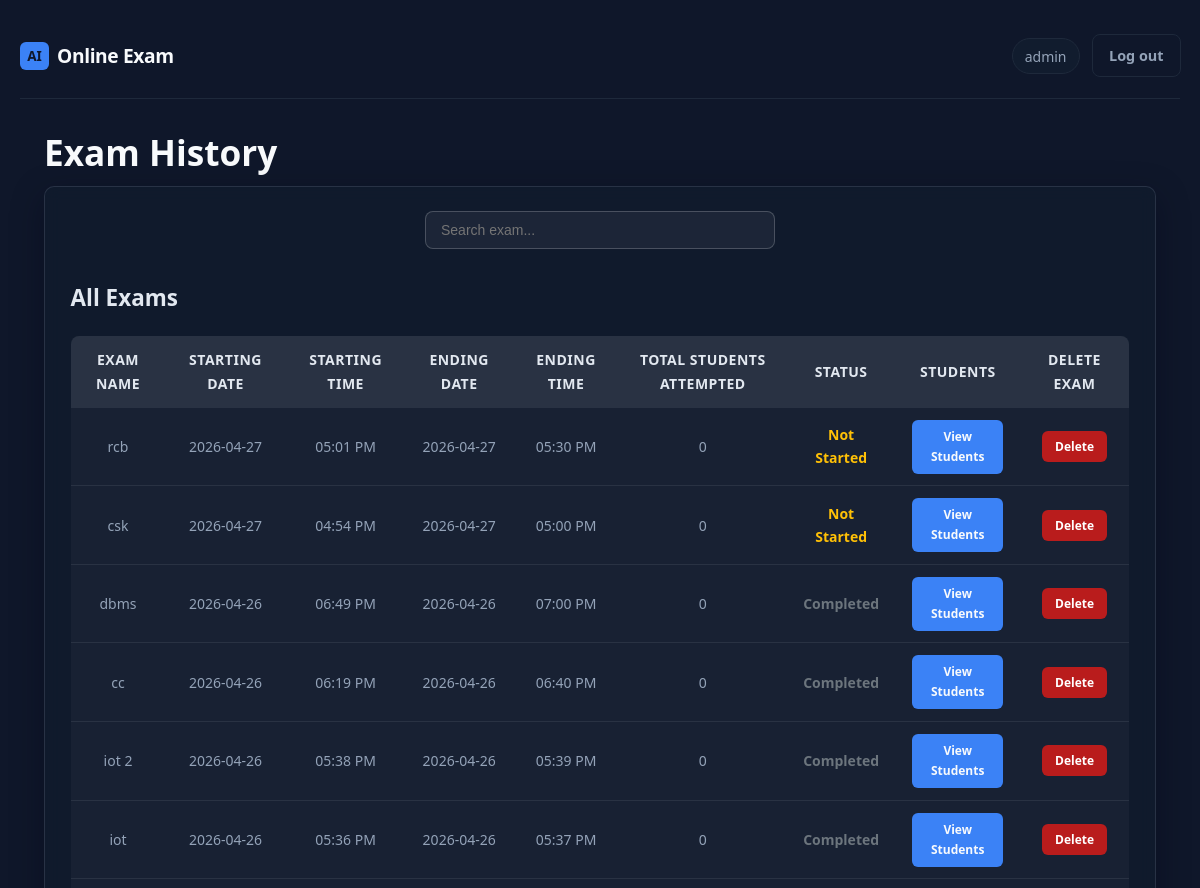
Before: /admin/exam-history (signed in, upper part) with the older database file.
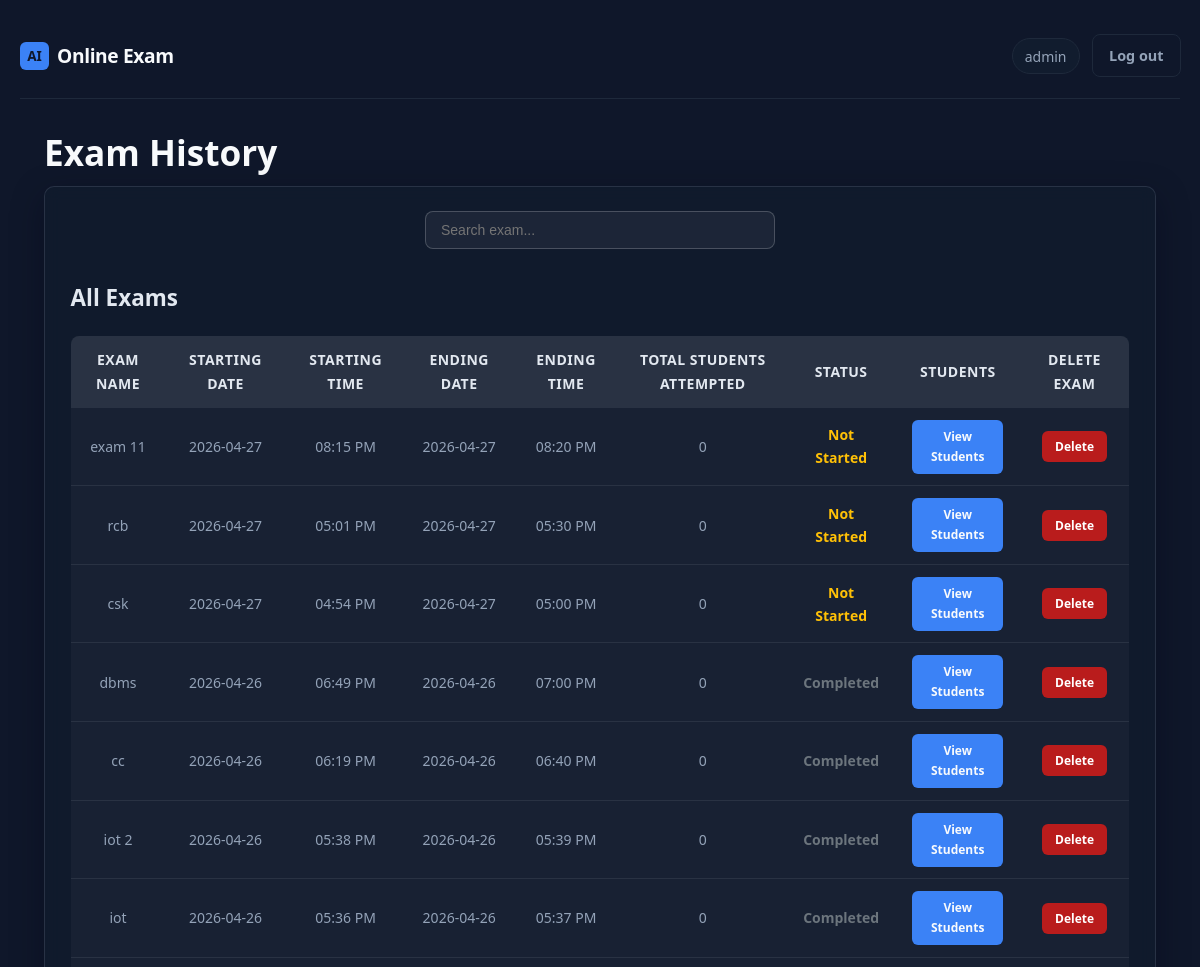
After: the same page with the newer database file.
### app.py (models this page shows)
class ExamHistory(db.Model):
    id = db.Column(db.Integer, primary_key=True)
    subject_name = db.Column(db.String(100), nullable=False, default="General Exam")
    start_time = db.Column(db.DateTime, nullable=False)
    end_time = db.Column(db.DateTime, nullable=False)
    created_at = db.Column(db.DateTime, default=lambda: datetime.now(timezone.utc))

### app.py (the view)
@app.route('/admin/exam-history')
@admin_required
def exam_history():
    exams = ExamHistory.query.order_by(ExamHistory.start_time.desc()).all()
    if exams is None:
        exams = []
    current_exam = ExamSchedule.query.first()
    if current_exam:
        student_count = Attempt.query.filter(
            Attempt.started_at >= current_exam.start_time,
            Attempt.started_at <= current_exam.end_time,
            Attempt.status == 'completed'
        ).count()
        current_exam.total_students = student_count
    from datetime import datetime
    now = datetime.now()
    for exam in exams:
        student_count = Attempt.query.filter(
            Attempt.started_at >= exam.start_time,
            Attempt.started_at <= exam.end_time,
            Attempt.status == 'completed'
        ).count()
        exam.total_students = student_count
        if exam.start_time <= now <= exam.end_time:
            exam.status = "RUNNING"
        elif now > exam.end_time:
            exam.status = "COMPLETED"
        else:
            exam.status = "NOT STARTED"
    from datetime import datetime
    return render_template('exam_history.html', exams=exams, now=datetime.now())

### app.py (called while the page is built, shortened)
def admin_required(f):
    @wraps(f)
    def decorated(*args, **kwargs):
        if "user_id" not in session:
            return redirect(url_for("admin_login_page"))
        u = db.session.get(User, session["user_id"])
        return f(*args, **kwargs)
    return decorated

### templates/exam_history.html (shortened to what this page needs)
{% extends "base.html" %}
{% block body_class %}page-admin{% endblock %}
{% block content %}
<section class="admin-hero">
  <h1>Exam History</h1>
</section>
<div class="card admin-section">
    <div style="display: flex; justify-content: center; margin-bottom: 20px;">
      <input
        type="text"
        id="examSearch"
        placeholder="Search exam..."
        style="width: 350px; padding: 10px 15px; border: 1px solid rgba(255,255,255,0.2); border-radius: 8px; background: rgba(255,255,255,0.05); color: #e2e8f0; font-size: 14px;"
      >
    </div>
  <h3 style="margin: 30px 0 20px 0; color: #e2e8f0;">All Exams</h3>
  <div class="exams-table">
    <table class="data-table">
      <thead>
        <tr>
          <th>Exam Name</th>
          <th>Starting Date</th>
          <th>Starting Time</th>
          <th>Ending Date</th>
          <th>Ending Time</th>
          <th>Total Students Attempted</th>
          <th>STATUS</th>
          <th>STUDENTS</th>
          <th>DELETE EXAM</th>
        </tr>
      </thead>
      <tbody>
        {% if exams %}
          {% for exam in exams %}
            <tr class="exam-row" data-exam="{{ exam.subject_name or 'Exam' }}" data-date="{{ exam.start_time.strftime('%Y-%m-%d') }}">
              <td>{{ exam.subject_name }}</td>
              <td>{{ exam.start_time.strftime('%Y-%m-%d') }}</td>
              <td>{{ exam.start_time.strftime('%I:%M %p') }}</td>
              <td>{{ exam.end_time.strftime('%Y-%m-%d') }}</td>
              <td>{{ exam.end_time.strftime('%I:%M %p') }}</td>
              <td>{{ exam.total_students or 0 }}</td>
              <td>
                {% if exam.status == "RUNNING" %}
                  <span style="color: #28a745; font-weight:600;">Running</span>
                {% elif exam.status == "COMPLETED" %}
                  <span style="color: #6c757d; font-weight:600;">Completed</span>
                {% else %}
                  <span style="color: #ffc107; font-weight:600;">Not Started</span>
                {% endif %}
              </td>
              <td>
                <a href="{{ url_for('admin_exam_students', exam_id=exam.id) }}" class="btn btn-primary btn-sm">
                  View Students
                </a>
              </td>
              <td>
                <form action="{{ url_for('delete_exam', exam_id=exam.id) }}" method="POST" style="display:inline;">
                  <button type="submit" class="btn btn-danger btn-sm"
                      onclick="return confirm('Delete this exam?');">
                      Delete
                  </button>
                </form>
              </td>
            </tr>
          {% endfor %}
        {% endif %}
      </tbody>
    </table>
  </div>
</div>
{% endblock %}

Changed rows visible on the page:
added ExamHistory: subject_name "exam 11", start_time "2026-04-27", start_time "08:15 PM", end_time "2026-04-27", end_time "08:20 PM", total_students "0", shows "Not Started"
